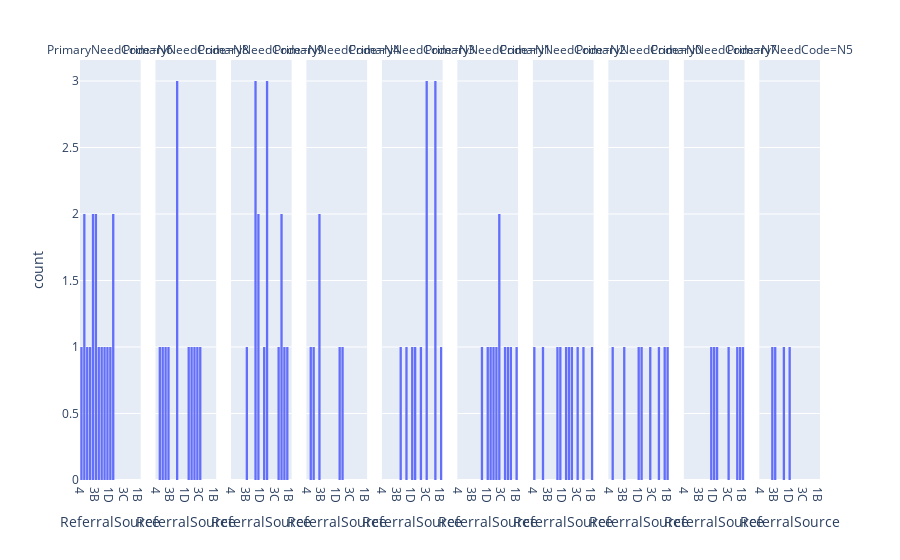

Here is the notebook cell this chart was saved with:
### Code cell
## Facet Plots  How to show lots of bits of data on many graphs
#doesn;t have to be histograms

facet_plot = px.histogram(cin,
                          x='ReferralSource',
                          facet_col='PrimaryNeedCode' #,
                          #facet_row='ReasonForClosure'
                          )

facet_plot.show()

# its like small multiples 

# much better examples https://plotly.com/python/facet-plots/

### Figure 1 — Plotly figure (JSON) as saved in the notebook; plotly's stock layout.template omitted (floating-point values rounded to 4 significant figures)
{"data": [{"bingroup": "x", "hovertemplate": "PrimaryNeedCode=N6<br>ReferralSource=%{x}<br>count=%{y}<extra></extra>", "legendgroup": "", "marker": {"color": "#636efa", "pattern": {"shape": ""}}, "name": "", "orientation": "v", "showlegend": false, "type": "histogram", "x": ["4", "6", "10", "8", "7", "3B", "3D", "7", "3E", "3A", "3F", "1D", "2A", "3B", "2A", "6"], "xaxis": "x", "yaxis": "y"}, {"bingroup": "x", "hovertemplate": "PrimaryNeedCode=N8<br>ReferralSource=%{x}<br>count=%{y}<extra></extra>", "legendgroup": "", "marker": {"color": "#636efa", "pattern": {"shape": ""}}, "name": "", "orientation": "v", "showlegend": false, "type": "histogram", "x": ["6", "10", "8", "5B", "5A", "7", "3E", "3E", "3E", "2A", "1C", "3C"], "xaxis": "x2", "yaxis": "y2"}, {"bingroup": "x", "hovertemplate": "PrimaryNeedCode=N9<br>ReferralSource=%{x}<br>count=%{y}<extra></extra>", "legendgroup": "", "marker": {"color": "#636efa", "pattern": {"shape": ""}}, "name": "", "orientation": "v", "showlegend": false, "type": "histogram", "x": ["3A", "9", "1A", "3F", "5B", "3A", "3A", "5B", "2B", "5C", "5B", "2A", "1A", "3F", "3B"], "xaxis": "x3", "yaxis": "y3"}, {"bingroup": "x", "hovertemplate": "PrimaryNeedCode=N4<br>ReferralSource=%{x}<br>count=%{y}<extra></extra>", "legendgroup": "", "marker": {"color": "#636efa", "pattern": {"shape": ""}}, "name": "", "orientation": "v", "showlegend": false, "type": "histogram", "x": ["2A", "6", "10", "7", "7", "5B"], "xaxis": "x4", "yaxis": "y4"}, {"bingroup": "x", "hovertemplate": "PrimaryNeedCode=N3<br>ReferralSource=%{x}<br>count=%{y}<extra></extra>", "legendgroup": "", "marker": {"color": "#636efa", "pattern": {"shape": ""}}, "name": "", "orientation": "v", "showlegend": false, "type": "histogram", "x": ["2B", "2A", "3C", "2B", "5A", "3A", "1D", "2B", "3C", "1B", "3D", "3C"], "xaxis": "x5", "yaxis": "y5"}, {"bingroup": "x", "hovertemplate": "PrimaryNeedCode=N1<br>ReferralSource=%{x}<br>count=%{y}<extra></extra>", "legendgroup": "", "marker": {"color": "#636efa", "pattern": {"shape": ""}}, "name": "", "orientation": "v", "showlegend": false, "type": "histogram", "x": ["1B", "2B", "1C", "2A", "9", "5A", "1A", "1C", "5B", "1D", "3A"], "xaxis": "x6", "yaxis": "y6"}, {"bingroup": "x", "hovertemplate": "PrimaryNeedCode=N2<br>ReferralSource=%{x}<br>count=%{y}<extra></extra>", "legendgroup": "", "marker": {"color": "#636efa", "pattern": {"shape": ""}}, "name": "", "orientation": "v", "showlegend": false, "type": "histogram", "x": ["3A", "1B", "3C", "1A", "3F", "2A", "4", "5B", "8", "5A"], "xaxis": "x7", "yaxis": "y7"}, {"bingroup": "x", "hovertemplate": "PrimaryNeedCode=N0<br>ReferralSource=%{x}<br>count=%{y}<extra></extra>", "legendgroup": "", "marker": {"color": "#636efa", "pattern": {"shape": ""}}, "name": "", "orientation": "v", "showlegend": false, "type": "histogram", "x": ["3B", "1C", "1D", "1A", "6", "2A", "5C", "1B"], "xaxis": "x8", "yaxis": "y8"}, {"bingroup": "x", "hovertemplate": "PrimaryNeedCode=N7<br>ReferralSource=%{x}<br>count=%{y}<extra></extra>", "legendgroup": "", "marker": {"color": "#636efa", "pattern": {"shape": ""}}, "name": "", "orientation": "v", "showlegend": false, "type": "histogram", "x": ["2B", "3F", "5C", "3C", "1B", "2A", "1D"], "xaxis": "x9", "yaxis": "y9"}, {"bingroup": "x", "hovertemplate": "PrimaryNeedCode=N5<br>ReferralSource=%{x}<br>count=%{y}<extra></extra>", "legendgroup": "", "marker": {"color": "#636efa", "pattern": {"shape": ""}}, "name": "", "orientation": "v", "showlegend": false, "type": "histogram", "x": ["3A", "1D", "3B", "7"], "xaxis": "x10", "yaxis": "y10"}], "layout": {"annotations": [{"font": {}, "showarrow": false, "text": "PrimaryNeedCode=N6", "x": 0.041, "xanchor": "center", "xref": "paper", "y": 1, "yanchor": "bottom", "yref": "paper"}, {"font": {}, "showarrow": false, "text": "PrimaryNeedCode=N8", "x": 0.143, "xanchor": "center", "xref": "paper", "y": 1, "yanchor": "bottom", "yref": "paper"}, {"font": {}, "showarrow": false, "text": "PrimaryNeedCode=N9", "x": 0.245, "xanchor": "center", "xref": "paper", "y": 1, "yanchor": "bottom", "yref": "paper"}, {"font": {}, "showarrow": false, "text": "PrimaryNeedCode=N4", "x": 0.347, "xanchor": "center", "xref": "paper", "y": 1, "yanchor": "bottom", "yref": "paper"}, {"font": {}, "showarrow": false, "text": "PrimaryNeedCode=N3", "x": 0.449, "xanchor": "center", "xref": "paper", "y": 1, "yanchor": "bottom", "yref": "paper"}, {"font": {}, "showarrow": false, "text": "PrimaryNeedCode=N1", "x": 0.551, "xanchor": "center", "xref": "paper", "y": 1, "yanchor": "bottom", "yref": "paper"}, {"font": {}, "showarrow": false, "text": "PrimaryNeedCode=N2", "x": 0.653, "xanchor": "center", "xref": "paper", "y": 1, "yanchor": "bottom", "yref": "paper"}, {"font": {}, "showarrow": false, "text": "PrimaryNeedCode=N0", "x": 0.755, "xanchor": "center", "xref": "paper", "y": 1, "yanchor": "bottom", "yref": "paper"}, {"font": {}, "showarrow": false, "text": "PrimaryNeedCode=N7", "x": 0.857, "xanchor": "center", "xref": "paper", "y": 1, "yanchor": "bottom", "yref": "paper"}, {"font": {}, "showarrow": false, "text": "PrimaryNeedCode=N5", "x": 0.959, "xanchor": "center", "xref": "paper", "y": 1, "yanchor": "bottom", "yref": "paper"}], "barmode": "relative", "legend": {"tracegroupgap": 0}, "margin": {"t": 60}, "xaxis": {"anchor": "y", "domain": [0, 0.082], "title": {"text": "ReferralSource"}}, "xaxis10": {"anchor": "y10", "domain": [0.918, 1], "matches": "x", "title": {"text": "ReferralSource"}}, "xaxis2": {"anchor": "y2", "domain": [0.102, 0.184], "matches": "x", "title": {"text": "ReferralSource"}}, "xaxis3": {"anchor": "y3", "domain": [0.204, 0.286], "matches": "x", "title": {"text": "ReferralSource"}}, "xaxis4": {"anchor": "y4", "domain": [0.306, 0.388], "matches": "x", "title": {"text": "ReferralSource"}}, "xaxis5": {"anchor": "y5", "domain": [0.408, 0.49], "matches": "x", "title": {"text": "ReferralSource"}}, "xaxis6": {"anchor": "y6", "domain": [0.51, 0.592], "matches": "x", "title": {"text": "ReferralSource"}}, "xaxis7": {"anchor": "y7", "domain": [0.612, 0.694], "matches": "x", "title": {"text": "ReferralSource"}}, "xaxis8": {"anchor": "y8", "domain": [0.714, 0.796], "matches": "x", "title": {"text": "ReferralSource"}}, "xaxis9": {"anchor": "y9", "domain": [0.816, 0.898], "matches": "x", "title": {"text": "ReferralSource"}}, "yaxis": {"anchor": "x", "domain": [0, 1], "title": {"text": "count"}}, "yaxis10": {"anchor": "x10", "domain": [0, 1], "matches": "y", "showticklabels": false}, "yaxis2": {"anchor": "x2", "domain": [0, 1], "matches": "y", "showticklabels": false}, "yaxis3": {"anchor": "x3", "domain": [0, 1], "matches": "y", "showticklabels": false}, "yaxis4": {"anchor": "x4", "domain": [0, 1], "matches": "y", "showticklabels": false}, "yaxis5": {"anchor": "x5", "domain": [0, 1], "matches": "y", "showticklabels": false}, "yaxis6": {"anchor": "x6", "domain": [0, 1], "matches": "y", "showticklabels": false}, "yaxis7": {"anchor": "x7", "domain": [0, 1], "matches": "y", "showticklabels": false}, "yaxis8": {"anchor": "x8", "domain": [0, 1], "matches": "y", "showticklabels": false}, "yaxis9": {"anchor": "x9", "domain": [0, 1], "matches": "y", "showticklabels": false}}}
